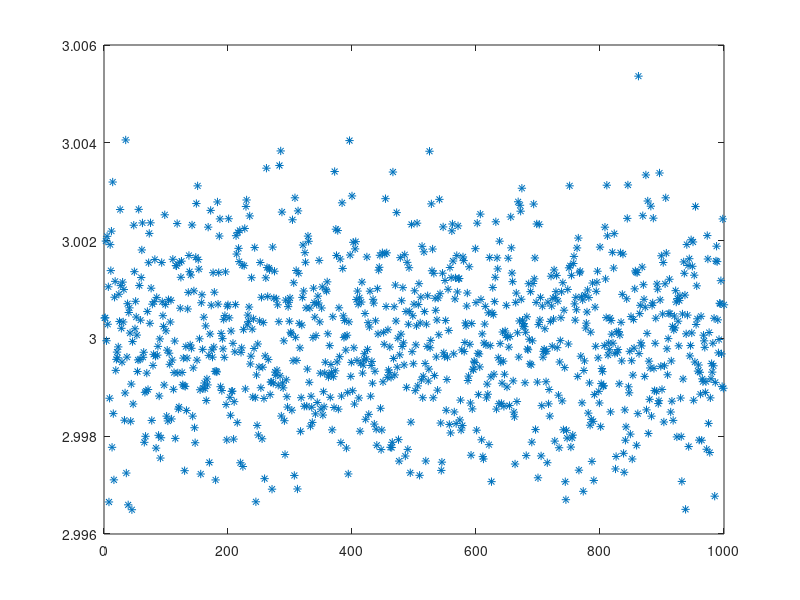

Here is the MATLAB script that generated this plot: (Note: this script raises an error after producing the figure.)
%% Optimal Estimation - Homework 2 - Tanner Koza

clear
clc
close all

%% Problem 3 - Part A & B

% Time Initialization
dt = 0.1;
t_end = 30;
t = 0:dt:t_end;
numSamp = length(t);

% Monte Carlo Initialization
numSims = 1000;

% Noise & Frequency Initialization
sigma = 0.3; % deg/s
omega = 450; % degs/s

% Arbitrary Coefficient Initialization
a = 3;
b = 10;

% Least Squares Initialization
estSamps = 10; % # of samples used in estimate

% Preallocation
r = zeros(numSamp,1); 
g = zeros(numSamp,1);
est = zeros(numSims,2);


for i = 1:numSims

    n = sigma * randn(numSamp,1);

    for k = 1:numSamp
       
        r(k) = 100 * sind(omega * t(k));
    
        g(k) = a * r(k) + b + n(k);
    
    end

H = [r(1:estSamps) ones(estSamps,1)];
est(i,:) = (H' * H)^-1 * H' * g(1:estSamps);

end

mean_est = mean(est);
std_est = std(est);

figure
plot(1:numSims, est(:,1), '*')
hold on
yline(mean_est(1),'k','LineWidth',3)
yline(mean_est(1) + std_est(1),'r','LineWidth',3)
yline(mean_est(1) - std_est(1),'r','LineWidth',3)
title('Monte Carlo a Estimate (10 Samples)')
xlabel('Simulation #')
ylabel('Coefficient Estimate')

figure
plot(1:numSims, est(:,2), '*')
hold on
yline(mean_est(2),'k','LineWidth',3)
yline(mean_est(2) + std_est(2),'r','LineWidth',3)
yline(mean_est(2) - std_est(2),'r','LineWidth',3)
title('Monte Carlo b Estimate (10 Samples)')
xlabel('Simulation #')
ylabel('Coefficient Estimate')

clearvars

%% Problem 3 - Part C

% Time Initialization
dt = 0.1;
t_end = 300;
t = 0:dt:t_end;
numSamp = length(t);

% Monte Carlo Initialization
numSims = 1000;

% Noise & Frequency Initialization
sigma = 0.3; % deg/s
omega = 450; % degs/s

% Arbitrary Coefficient Initialization
a = 3;
b = 10;

% Least Squares Initialization
estSamps = 1000; % # of samples used in estimate

% Preallocation
r = zeros(numSamp,1); 
g = zeros(numSamp,1);
est = zeros(numSims,2);


for i = 1:numSims

    n = sigma * randn(numSamp,1);

    for k = 1:numSamp
       
        r(k) = 100 * sind(omega * t(k));
    
        g(k) = a * r(k) + b + n(k);
    
    end

H = [r(1:estSamps) ones(estSamps,1)];
est(i,:) = (H' * H)^-1 * H' * g(1:estSamps);

end

mean_est = mean(est);
std_est = std(est);

figure
plot(1:numSims, est(:,1), '*')
hold on
yline(mean_est(1),'k','LineWidth',3)
yline(mean_est(1) + std_est(1),'r','LineWidth',3)
yline(mean_est(1) - std_est(1),'r','LineWidth',3)
title('Monte Carlo a Estimate (1000 Samples)')
xlabel('Simulation #')
ylabel('Coefficient Estimate')

figure
plot(1:numSims, est(:,2), '*')
hold on
yline(mean_est(2),'k','LineWidth',3)
yline(mean_est(2) + std_est(2),'r','LineWidth',3)
yline(mean_est(2) - std_est(2),'r','LineWidth',3)
title('Monte Carlo b Estimate (1000 Samples)')
xlabel('Simulation #')
ylabel('Coefficient Estimate')

clearvars

%% Problem 3 - Part D

%TODO: MODIFY FOR RLS ALGORITHIM

% Time Initialization
dt = 0.1;
t_end = 30;
t = 0:dt:t_end;
numSamp = length(t);

% Monte Carlo Initialization
numSims = 1000;

% Noise & Frequency Initialization
sigma = 0.3; % deg/s
omega = 450; % degs/s

% Arbitrary Coefficient Initialization
a = 3;
b = 10;

% Least Squares Initialization
estSamps = 10; % # of samples used in estimate

% Preallocation
r = zeros(numSamp,1); 
g = zeros(numSamp,1);
est = zeros(numSims,2);


for i = 1:numSims

    n = sigma * randn(numSamp,1);

    for k = 1:numSamp
       
        r(k) = 100 * sind(omega * t(k));
    
        g(k) = a * r(k) + b + n(k);
    
    end

H = [r(1:estSamps) ones(estSamps,1)];
est(i,:) = (H' * H)^-1 * H' * g(1:estSamps);

end

mean_est = mean(est);
std_est = std(est);